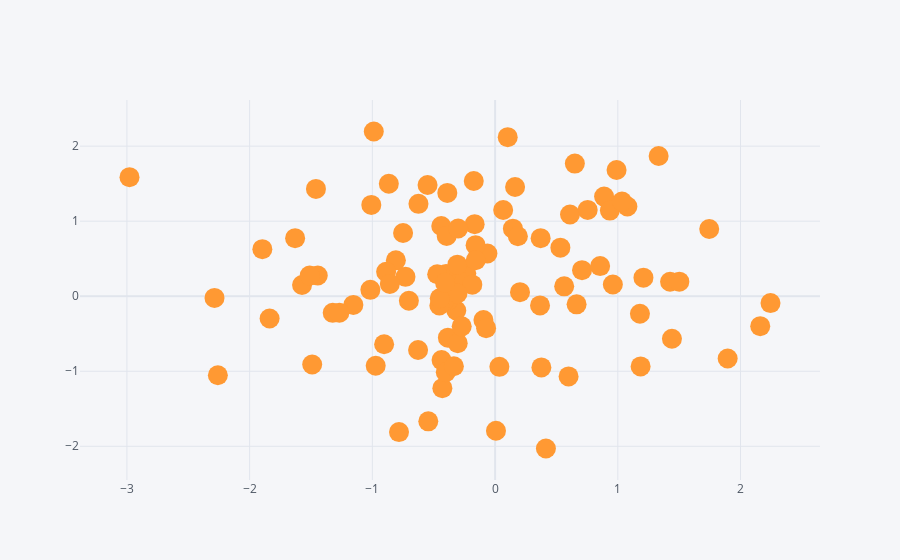

Write notebook code for a chart like this one.
### Code cell
df.iplot(kind='scatter', x='A',y='B',mode='markers',size=20)
